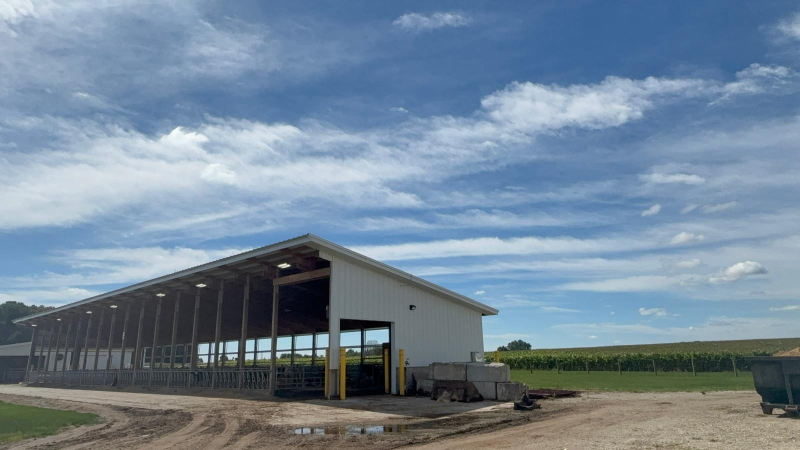
#> input picture frontend/src/assets/WhatsApp Image 2026-09-23 at 14.25.22.jpeg, 1600 x 900 px (shown at 1/2 size)
$ python -i detection.py   (imports and definitions only)   (older library calls are emulated)
#> lines starting #> are read from the running program, lines starting #| are printed output that depends on the picture; after the words box and inside, x2 and y2 are one past the last pixel; in counts of white or black regions, pixels touching at a corner belong together
import cv2
import json
import numpy as np
import math
import logging
import os
import time

log = logging.getLogger("bird_counter")

# ── Profiling flag ─────────────────────────────────────────────────────────────
_PROFILE = False  # Set True to enable per-stage timing instrumentation

# ── Processing efficiency ──────────────────────────────────────────────────────
FRAME_SKIP                       = 2     # process every 2nd frame — birds visible 4+ frames still tracked
RESIZE_FACTOR                    = 0.75  # 75% scale — cuts work ~44% while keeping distant birds as 1-2px blobs

# ── Appearance filter ──────────────────────────────────────────────────────────
MIN_BIRD_AREA                    = 0      # 1px dots (very distant) pass
MAX_BIRD_AREA                    = 80000  # large nearby birds (e.g. 300×250px) pass
MIN_ASPECT_RATIO                 = 0.08   # elongated distant shapes allowed
MAX_ASPECT_RATIO                 = 12.0
MIN_BIRD_SOLIDITY                = 0.1    # tiny blobs have unreliable solidity

# Adaptive threshold — two-pass: small block for distant dots, larger for close birds
ADAPTIVE_BLOCK_SIZE              = 5      # fine-grained; catches 1-3px blobs
ADAPTIVE_C                       = 2
ADAPTIVE_BLOCK_SIZE_LARGE        = 21     # coarser; merges fragmented large-bird contours
ADAPTIVE_C_LARGE                 = 4

# ── Bird colour filter ────────────────────────────────────────────────────────
# Birds are dark (grey/black) silhouettes. The contrast check pad scales with
# blob size so large birds aren't self-cancelling.
BIRD_MAX_BLOB_VALUE              = 170   # grey-to-black birds (HSV V 0-170); bright sky is 180-240
BIRD_MIN_CONTRAST                = 20    # surround must be clearly brighter than the bird
# Minimum blob side-length (px) above which we use the large-block threshold pass
LARGE_BIRD_MIN_SIDE              = 20

# ── Cloud rejection ────────────────────────────────────────────────────────────
CLOUD_TEXTURE_THRESHOLD          = 18    # avg std-dev of local intensity
CLOUD_EDGE_DENSITY_THRESHOLD     = 0.04  # fraction of edge pixels
CLOUD_COLOR_UNIFORMITY_THRESHOLD = 22    # std-dev of HSV saturation
TEXTURE_NEIGHBORHOOD             = 7

# ── Motion (optical flow) ──────────────────────────────────────────────────────
MOTION_THRESHOLD                 = 2     # very low — catches 1px shift between frames
MIN_MOTION_PIXELS                = 1
# Farneback params tuned for tiny/distant targets
_FB_PYR_SCALE                    = 0.5
_FB_LEVELS                       = 3     # 3 levels sufficient for local patch flow; 5 was overkill
_FB_WIN_SIZE                     = 7     # small window → fine-grained local motion
_FB_ITERATIONS                   = 3
_FB_POLY_N                       = 5
_FB_POLY_SIGMA                   = 1.1
MIN_BIRD_SPEED                   = 0.1   # near-zero: distant birds barely move in px/frame
MAX_BIRD_SPEED                   = 300
# Birds change direction; clouds drift uniformly
DIRECTIONAL_CHANGE_THRESHOLD     = 0.90  # relaxed — allow more uniform movers (distant birds)

# ── Background subtraction ─────────────────────────────────────────────────────
# MOG2 background subtractor catches any pixel-level movement in the sky.
_MOG2_HISTORY                    = 150   # slightly faster model update, no accuracy impact for birds
_MOG2_VAR_THRESHOLD              = 20    # not too sensitive — avoid sensor noise
_MOG2_DETECT_SHADOWS             = False # shadow pixels would inflate counts

# ── ROI — fixed: always use top 75% of frame ──────────────────────────────────
# Dynamic horizon detection was misidentifying dense bird flocks as the horizon
# and setting the ROI above them. Fixed ROI is simpler and more reliable.
ROI_UPDATE_INTERVAL              = 50    # kept for compatibility but ROI no longer changes
ROI_SMOOTHING_FACTOR             = 0.5
INITIAL_ROI_BOTTOM_PERCENTAGE    = 75    # fixed at 75% from top
ROI_MIN_PCT                      = 75.0  # min == max == fixed value
ROI_MAX_PCT                      = 75.0

# ── Temporal confirmation (tracker) ───────────────────────────────────────────
MIN_MOVEMENT_DISTANCE            = 6     # restored — 4px total across track lifetime
MIN_FLIGHT_DURATION              = 4     # restored original
MAX_MATCHING_DISTANCE            = 60    # px; large nearby birds move fast between frames
MAX_MATCHING_DISTANCE_CONFIRMED  = 120   # wider re-match for confirmed birds that briefly disappear
MAX_STATIONARY_FRAMES            = 8     # must survive enough gaps for intermittent far-bird detections
MAX_STATIONARY_FRAMES_CONFIRMED  = 20


# ── Helpers ────────────────────────────────────────────────────────────────────

def calculate_object_solidity(contour):
    area = cv2.contourArea(contour)
    hull = cv2.convexHull(contour)
    hull_area = cv2.contourArea(hull)
    return float(area) / hull_area if hull_area > 0 else 0.0


# [113 lines left out: functions analyze_and_set_roi, is_sky_color, not called in this run]


def is_likely_cloud(frame, bbox, gray_roi=None, hsv_roi=None):
    """
    Multi-feature cloud rejection from the paper: simultaneously checks low
    texture variation, low edge density, and high colour uniformity — all
    characteristic of diffuse cloud surfaces rather than bird silhouettes.

    gray_roi: optional precomputed grayscale of roi_bgr (same spatial extent as frame).
    hsv_roi:  optional precomputed HSV of roi_bgr (same spatial extent as frame).
    When provided, patches are sliced from the precomputed arrays instead of re-converting.
    """
    x, y, w, h = bbox
    # Only run for regions large enough to be clouds; tiny blobs are never clouds
    if w < 8 or h < 8:
        return False
    fh, fw = frame.shape[:2]
    x  = max(0, x)
    y  = max(0, y)
    x2 = min(fw, x + w)
    y2 = min(fh, y + h)
    if x2 <= x or y2 <= y:
        return False

    # Grayscale patch
    if gray_roi is not None:
        gh, gw = gray_roi.shape[:2]
        gx1 = max(0, min(x, gw - 1))
        gy1 = max(0, min(y, gh - 1))
        gx2 = max(0, min(x2, gw))
        gy2 = max(0, min(y2, gh))
        if gx2 <= gx1 or gy2 <= gy1:
            return False
        gray_r = gray_roi[gy1:gy2, gx1:gx2]
    else:
        region = frame[y:y2, x:x2]
        if region.size == 0:
            return False
        gray_r = cv2.cvtColor(region, cv2.COLOR_BGR2GRAY)

    if gray_r.size == 0:
        return False

    # Texture: average local standard deviation
    k = np.ones((TEXTURE_NEIGHBORHOOD, TEXTURE_NEIGHBORHOOD), np.float32) / (TEXTURE_NEIGHBORHOOD ** 2)
    gf = gray_r.astype(np.float32)
    local_mean     = cv2.filter2D(gf, -1, k)
    local_sqr_mean = cv2.filter2D(gf ** 2, -1, k)
    variance       = np.clip(local_sqr_mean - local_mean ** 2, 0, None)
    avg_texture    = float(np.mean(np.sqrt(variance)))

    # Colour uniformity: std-dev of HSV saturation
    if hsv_roi is not None:
        hh, hw = hsv_roi.shape[:2]
        hx1 = max(0, min(x, hw - 1))
        hy1 = max(0, min(y, hh - 1))
        hx2 = max(0, min(x2, hw))
        hy2 = max(0, min(y2, hh))
        if hx2 <= hx1 or hy2 <= hy1:
            color_std = 0.0
        else:
            hsv_patch = hsv_roi[hy1:hy2, hx1:hx2]
            color_std = float(np.std(hsv_patch[:, :, 1])) if hsv_patch.size > 0 else 0.0
    else:
        region = frame[y:y2, x:x2]
        if region.size == 0:
            return False
        hsv_r    = cv2.cvtColor(region, cv2.COLOR_BGR2HSV)
        color_std = float(np.std(hsv_r[:, :, 1]))

    # Edge density
    edges        = cv2.Canny(gray_r, 50, 150)
    edge_density = np.count_nonzero(edges) / max(1, gray_r.size)

    return (avg_texture < CLOUD_TEXTURE_THRESHOLD
            and color_std < CLOUD_COLOR_UNIFORMITY_THRESHOLD
            and edge_density < CLOUD_EDGE_DENSITY_THRESHOLD)


def is_dark_against_sky(roi_bgr, bbox, gray_roi=None, hsv_roi=None):
    """
    Return True only if the blob is a dark (grey/black) object against a brighter sky.

    Fast path: use precomputed gray_roi for the cheap brightness gate, then slice
    directly from precomputed hsv_roi for the contrast check — avoids any BGR→HSV
    conversion per contour. The surround is sampled as four thin border strips around
    the blob rather than a masked ring, which is ~10× faster than numpy boolean masking.
    """
    x, y, w, h = bbox
    fh, fw = roi_bgr.shape[:2]
    x1 = max(0, x)
    y1 = max(0, y)
    x2 = min(fw, x + max(1, w))
    y2 = min(fh, y + max(1, h))
    if x2 <= x1 or y2 <= y1:
        return False

    # --- Cheap gray pre-check ---
    if gray_roi is not None:
        gh, gw = gray_roi.shape[:2]
        gx1 = max(0, min(x1, gw - 1))
        gy1 = max(0, min(y1, gh - 1))
        gx2 = max(gx1 + 1, min(x2, gw))
        gy2 = max(gy1 + 1, min(y2, gh))
        blob_gray = gray_roi[gy1:gy2, gx1:gx2]
        if blob_gray.size > 0 and float(np.mean(blob_gray)) > BIRD_MAX_BLOB_VALUE:
            return False

    # --- Blob HSV value ---
    if hsv_roi is not None:
        hh, hw = hsv_roi.shape[:2]
        hx1 = max(0, min(x1, hw - 1))
        hy1 = max(0, min(y1, hh - 1))
        hx2 = max(hx1 + 1, min(x2, hw))
        hy2 = max(hy1 + 1, min(y2, hh))
        blob_v = hsv_roi[hy1:hy2, hx1:hx2, 2]
        blob_val = float(np.mean(blob_v)) if blob_v.size > 0 else 255.0
    else:
        blob_region = roi_bgr[y1:y2, x1:x2]
        if blob_region.size == 0:
            return False
        blob_val = float(np.mean(cv2.cvtColor(blob_region, cv2.COLOR_BGR2HSV)[:, :, 2]))

    if blob_val > BIRD_MAX_BLOB_VALUE:
        return False

    # --- Surround brightness via four border strips (no masking needed) ---
    pad = max(6, int(max(w, h) * 0.20))
    sx1 = max(0, x1 - pad)
    sy1 = max(0, y1 - pad)
    sx2 = min(fw, x2 + pad)
    sy2 = min(fh, y2 + pad)

    if hsv_roi is not None:
        hh, hw = hsv_roi.shape[:2]
        # Clamp surround to hsv_roi bounds
        hsx1 = max(0, min(sx1, hw - 1))
        hsy1 = max(0, min(sy1, hh - 1))
        hsx2 = max(hsx1 + 1, min(sx2, hw))
        hsy2 = max(hsy1 + 1, min(sy2, hh))
        hx1c = max(0, min(x1, hw - 1))
        hy1c = max(0, min(y1, hh - 1))
        hx2c = max(hx1c + 1, min(x2, hw))
        hy2c = max(hy1c + 1, min(y2, hh))
        # Four strips: top, bottom, left, right (may overlap at corners but that's fine)
        strips = []
        if hsy1 < hy1c:
            strips.append(hsv_roi[hsy1:hy1c, hsx1:hsx2, 2].ravel())
        if hy2c < hsy2:
            strips.append(hsv_roi[hy2c:hsy2, hsx1:hsx2, 2].ravel())
        if hsx1 < hx1c:
            strips.append(hsv_roi[hsy1:hsy2, hsx1:hx1c, 2].ravel())
        if hx2c < hsx2:
            strips.append(hsv_roi[hsy1:hsy2, hx2c:hsx2, 2].ravel())
        if not strips:
            return blob_val < BIRD_MAX_BLOB_VALUE
        outer_vals = np.concatenate(strips)
    else:
        full_patch = roi_bgr[sy1:sy2, sx1:sx2]
        if full_patch.size == 0:
            return blob_val < BIRD_MAX_BLOB_VALUE
        full_hsv = cv2.cvtColor(full_patch, cv2.COLOR_BGR2HSV)
        iy1 = y1 - sy1; ix1 = x1 - sx1
        iy2 = iy1 + (y2 - y1); ix2 = ix1 + (x2 - x1)
        mask = np.ones(full_patch.shape[:2], dtype=bool)
        mask[max(0,iy1):iy2, max(0,ix1):ix2] = False
        outer_vals = full_hsv[:, :, 2][mask]

    if outer_vals.size == 0:
        return blob_val < BIRD_MAX_BLOB_VALUE

    surround_val = float(np.percentile(outer_vals, 85))
    return (surround_val - blob_val) >= BIRD_MIN_CONTRAST


# ── MOG2 foreground mask → detections ─────────────────────────────────────────

# [38 lines left out: function _extract_mog_detections, not called in this run]


# ── Appearance-based detection ─────────────────────────────────────────────────

def detect_birds_in_frame(frame, frame_height=None, detection_boundary=None, threshold=None):
    """
    Adaptive-threshold pipeline (best strategy per paper).
    1. Crop to ROI (sky region).
    2. Gaussian blur → adaptive Gaussian threshold (or fixed if supplied).
    3. Contour extraction with size / aspect-ratio / solidity / cloud filters.

    A second pass with coarse block and two upscale passes (1.5×, 2.0×) are run
    to catch birds that are too small to survive contour extraction at normal scale.

    Optimization: gray_roi is computed once before the passes and reused.
    For scaled passes, the precomputed gray is resized rather than re-converting BGR.
    """
    if frame_height is None:
        frame_height = frame.shape[0]
    if detection_boundary is None:
        detection_boundary = int(frame_height * INITIAL_ROI_BOTTOM_PERCENTAGE / 100)

    roi = frame[:detection_boundary, :]

    # Precompute gray and HSV once for the entire ROI — reused across all passes
    gray_roi_base = cv2.cvtColor(roi, cv2.COLOR_BGR2GRAY)
    hsv_roi_base  = cv2.cvtColor(roi, cv2.COLOR_BGR2HSV)

    def _detect_at_scale(roi_bgr, scale=1.0, block_size=ADAPTIVE_BLOCK_SIZE,
                         c_val=ADAPTIVE_C, precomputed_gray=None):
        """
        precomputed_gray: if provided at scale==1.0, skip cvtColor.
                          if provided at scale!=1.0, resize this gray instead of
                          resizing BGR then converting.
        """
        if scale != 1.0:
            h0, w0 = roi_bgr.shape[:2]
            scaled_w = int(w0 * scale)
            scaled_h = int(h0 * scale)
            if precomputed_gray is not None:
                # Resize precomputed gray — avoids resizing BGR then converting
                gray = cv2.resize(precomputed_gray, (scaled_w, scaled_h),
                                  interpolation=cv2.INTER_LINEAR)
                # We still need a scaled BGR for is_dark_against_sky at native coords
                # but that check uses the original roi (unscaled), so no scaled BGR needed here
                roi_bgr_scaled = cv2.resize(roi_bgr, (scaled_w, scaled_h),
                                            interpolation=cv2.INTER_LINEAR)
            else:
                roi_bgr_scaled = cv2.resize(roi_bgr, (scaled_w, scaled_h),
                                            interpolation=cv2.INTER_LINEAR)
                gray = cv2.cvtColor(roi_bgr_scaled, cv2.COLOR_BGR2GRAY)
        else:
            roi_bgr_scaled = roi_bgr
            if precomputed_gray is not None:
                gray = precomputed_gray
            else:
                gray = cv2.cvtColor(roi_bgr, cv2.COLOR_BGR2GRAY)

        # Blur kernel scales with block size so large-block pass smooths coarser structure
        ksize   = max(3, (block_size // 3) | 1)
        blurred = cv2.GaussianBlur(gray, (ksize, ksize), 0)

        if threshold is not None:
            _, thresh = cv2.threshold(blurred, threshold, 255, cv2.THRESH_BINARY_INV)
        else:
            thresh = cv2.adaptiveThreshold(
                blurred, 255,
                cv2.ADAPTIVE_THRESH_GAUSSIAN_C,
                cv2.THRESH_BINARY_INV,
                block_size, c_val,
            )

        contours, _ = cv2.findContours(thresh, cv2.RETR_EXTERNAL, cv2.CHAIN_APPROX_SIMPLE)
        detections = []
        for contour in contours:
            area = cv2.contourArea(contour)
            if not (area >= MIN_BIRD_AREA and area < MAX_BIRD_AREA):
                continue
            x, y, w, h = cv2.boundingRect(contour)
            aspect_ratio = (w / h) if h > 0 else 0
            if not (MIN_ASPECT_RATIO < aspect_ratio < MAX_ASPECT_RATIO):
                continue

            # --- Cheap blob brightness pre-filter (uses gray slice, no HSV) ---
            inv = 1.0 / scale
            ox, oy = int(x * inv), int(y * inv)
            ow, oh = max(1, int(w * inv)), max(1, int(h * inv))

            # Fast gray pre-check on the native-resolution gray before expensive ops
            fh_g, fw_g = gray_roi_base.shape[:2]
            gx1 = max(0, ox)
            gy1 = max(0, oy)
            gx2 = min(fw_g, ox + ow)
            gy2 = min(fh_g, oy + oh)
            if gx2 > gx1 and gy2 > gy1:
                blob_gray_patch = gray_roi_base[gy1:gy2, gx1:gx2]
                if blob_gray_patch.size > 0:
                    if float(np.mean(blob_gray_patch)) > BIRD_MAX_BLOB_VALUE:
                        continue

            # --- Solidity check — skip convexHull for tiny single-pixel blobs ---
            if area < 4:
                solidity = 1.0
            else:
                solidity = calculate_object_solidity(contour)
            if solidity < MIN_BIRD_SOLIDITY:
                continue

            # --- Cloud rejection (expensive) ---
            if is_likely_cloud(roi_bgr_scaled, (x, y, w, h)):
                continue

            # --- Full contrast check at native resolution ---
            if not is_dark_against_sky(roi, (ox, oy, ow, oh),
                                       gray_roi=gray_roi_base, hsv_roi=hsv_roi_base):
                continue

            detections.append({
                'bbox':         (ox, oy, ow, oh),
                'center':       (ox + ow // 2, oy + oh // 2),
                'area':         area * (inv ** 2),
                'aspect_ratio': aspect_ratio,
                'confidence':   min(1.0, area / 80.0),
            })
        return detections

    def _merge(base, extras, tol=8):
        centres = [(d['center'][0], d['center'][1]) for d in base]
        for d in extras:
            cx, cy = d['center']
            if not any(abs(cx - ex) < tol and abs(cy - ey) < tol for ex, ey in centres):
                base.append(d)
                centres.append((cx, cy))

    # Pass A — fine block at native scale: catches 1-3px distant birds
    detections_all = _detect_at_scale(roi, scale=1.0,
                                      block_size=ADAPTIVE_BLOCK_SIZE,
                                      c_val=ADAPTIVE_C,
                                      precomputed_gray=gray_roi_base)

    # Pass B — 1.5× upscale: makes sub-pixel distant birds detectable as contours.
    # The 2× pass and coarse-block pass were dropped — they produced mostly duplicates
    # of Pass A / Pass B while doubling the adaptive threshold cost.
    detections_up = _detect_at_scale(roi, scale=1.5,
                                      block_size=ADAPTIVE_BLOCK_SIZE,
                                      c_val=ADAPTIVE_C,
                                      precomputed_gray=gray_roi_base)
    _merge(detections_all, detections_up, tol=6)

    return detections_all, gray_roi_base


# ── Motion-based discrimination ────────────────────────────────────────────────

# [201 lines left out: functions detect_moving_birds, detect_moving_birds_farneback, not called in this run]


# ── Temporal confirmation tracker ─────────────────────────────────────────────

class ImprovedBirdTracker:
    # [150 lines left out: functions __init__, _is_duplicate_of_confirmed, update_tracks, is_flying_improved, not called in this run]

    def get_unique_flying_birds_count(self):
        return self._total_confirmed

    def get_currently_active_birds(self):
        return len(self.confirmed_flying_birds & self.tracks.keys())

    # [164 lines left out: functions get_active_confirmed_bboxes, process_video_with_unique_bird_counting, not called in this run]


# ── Streaming entry point ──────────────────────────────────────────────────────

_YELLOW              = (0, 255, 255)
_RED                 = (0, 0, 255)
_FRAME_SEND_INTERVAL = 15  # send annotated frame every N processed frames


# [250 lines left out: function process_video_streaming, not called in this run]

>>> import cv2
>>> picture = cv2.imread('../frontend/src/assets/WhatsApp Image 2026-09-23 at 14.25.22.jpeg')
#> picture is the input picture: shape (900, 1600, 3); mean B, G, R 152.5, 134.5, 115.2
>>> result = detect_birds_in_frame(picture)
#> in detect_birds_in_frame, `roi = frame[:detection_boundary, :]`:
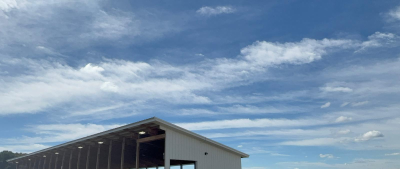
#> roi: shape (675, 1600, 3) (shown at 1/4 size); mean B, G, R 174.5, 147.1, 121.2
#> in detect_birds_in_frame, `gray_roi_base = cv2.cvtColor(roi, cv2.COLOR_BGR2GRAY)`:
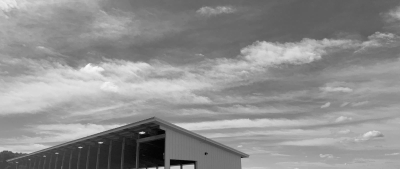
#> gray_roi_base: shape (675, 1600) (shown at 1/4 size); min 0, max 254, mean 142.5
#> in _detect_at_scale, `thresh = cv2.adaptiveThreshold( blurred, 255, cv2.ADAPTIVE_THRESH_GAUS..`:
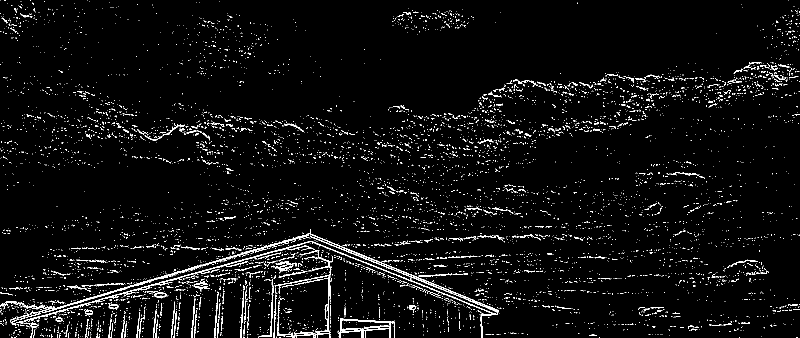
#> thresh: shape (675, 1600) (shown at 1/2 size); 3.9% white in thin lines or dots
#> in _detect_at_scale, `contours, _ = cv2.findContours(thresh, cv2.RETR_EXTERNAL, cv2.CHAIN_AP..`: contours = 6557 contours, 6473 with area under 20; largest, box (x1, y1, x2, y2) and area: (0, 458, 998, 675) 5797, (677, 637, 790, 675) 2069, (549, 500, 666, 675) 942, (542, 522, 593, 547) 319, (308, 584, 335, 596) 191
#> the loop in _detect_at_scale, `for contour in contours:` made 6557 passes
#> (contour, aspect_ratio, ox, oy) on passes 1, 7, 10, 11, 12: ([[1593, 674], [1594, 674]], 2, 1593, 674), ([[29, 674], [30, 674]], 2, 29, 674), ([[567, 673], [569, 673]], 3, 567, 673), ([[553, 673], [553, 674]], 0.5, 553, 673), ([[516, 673], [516, 674]], 0.5, 516, 673)
#> call 2 of _detect_at_scale, with scale = 1.5, block_size = 5, c_val = 2
#> in _detect_at_scale (call 2), `thresh = cv2.adaptiveThreshold( blurred, 255, cv2.ADAPTIVE_THRESH_GAUS..`:
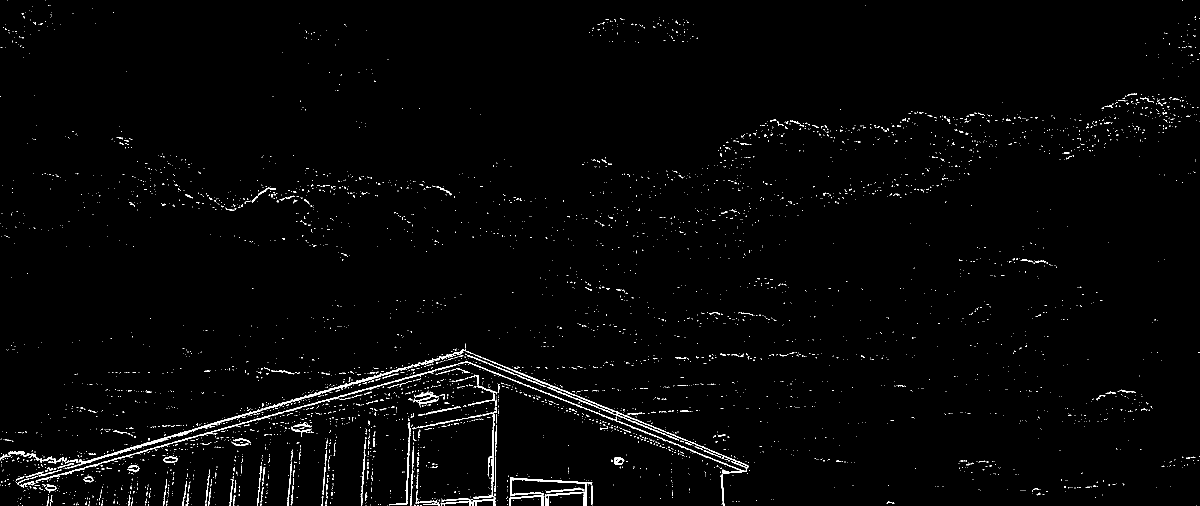
#> thresh: shape (1012, 2400) (shown at 1/2 size); 1.6% white in thin lines or dots
#> the loop in _detect_at_scale (call 2), `for contour in contours:` made 4493 passes
#> contour on passes 1 to 3: [[2392, 1011]], [[582, 1011]], [[475, 1011], [476, 1011]]
